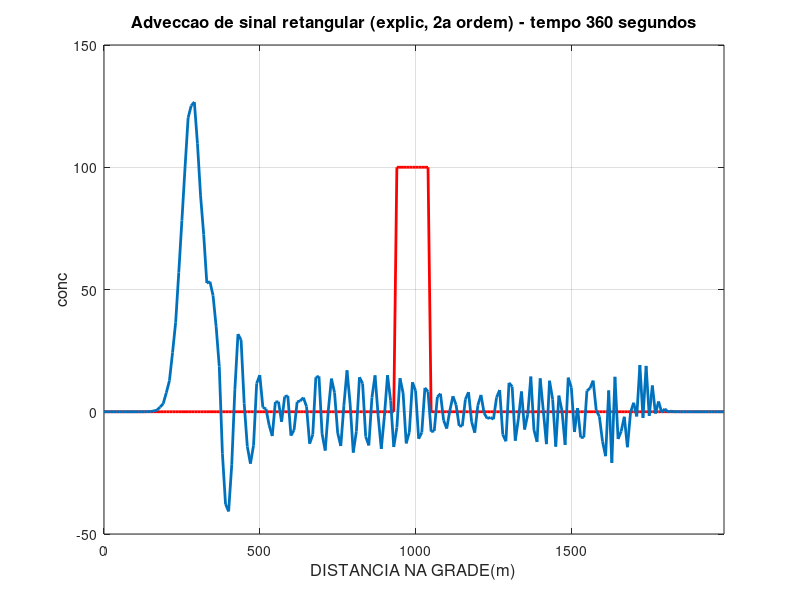

The MATLAB source for this figure:
% SOLUCAO DA EQUACAO DA ADVECCAO UNI-DIMENSIONAL LINEAR 
% POR METODO EXPLICITO DE SEGUNDA ORDEM NO TEMPO E NO ESPACO. 
% SOLUCAO DA ADVECCAO DE UM SINAL RETANGULAR EM SUB-REGIAO DA GRADE   

% FORNECER NUMERO DE PONTOS DA GRADE, NUMERO DE PASSOS DE TEMPO, VELOCIDADE (m/s),
% ESPACAMENTO DE GRADE (m), PASSO DE TEMPO (s),
% AMPLITUDE DO SINAL E SUA POSICAO INICIAL NA GRADE
% E FREQUENCIA DE PLOTAGEM

clear all; close all; clc

% CONSTANTES DO MODELO
jmax=200;
nmax=90;
c=-2;
% testar com c=2;
dx=10;
dt=4;
pol=100;
posini=95;
posfim=105;
freqplo=5;
xgrid=((1:jmax)-1)*dx;

% CALCULOS INICIAIS
q=c*dt/dx;

% CONDICOES INICIAIS
fant=zeros(jmax,1);
fatu=zeros(jmax,1);
fren=zeros(jmax,1);

fant(posini:posfim)=pol;
fatu(posini:posfim)=pol;
fcin=fatu;

contplo=2;
pol050=0.5*pol;
pol150=1.5*pol;

% LOOP NO TEMPO
% CONDICOES DE CONTORNO
% FORMULA DE RECORRENCIA
% PLOTAGEM (PRESSIONE ENTER PARA EVOLUIR NO TEMPO)
% EVOLUCAO NO TEMPO DAS VARIAVEIS
for n=3:nmax
   tempo=n*dt;
   fren(2:jmax-1)=fant(2:jmax-1)-q*(fatu(3:jmax)-fatu(1:jmax-2));
   contplo=contplo+1;
   if(contplo==freqplo)
   contplo=0;
   figure (1)
   plot(xgrid,fcin,'r','LineWidth',2)
   hold
   plot(xgrid,fren,'LineWidth',2)
   axis([xgrid(1) xgrid(jmax) -pol050 pol150]);
   title(['Adveccao de sinal retangular (explic, 2a ordem) - tempo ',...
       num2str(tempo),' segundos'],'fontsize',12)
   xlabel('DISTANCIA NA GRADE(m)','fontsize',12)
   ylabel('conc','fontsize',12)
   grid on
   pause
   hold off
   end
   fant=fatu;
   fatu=fren;
end
